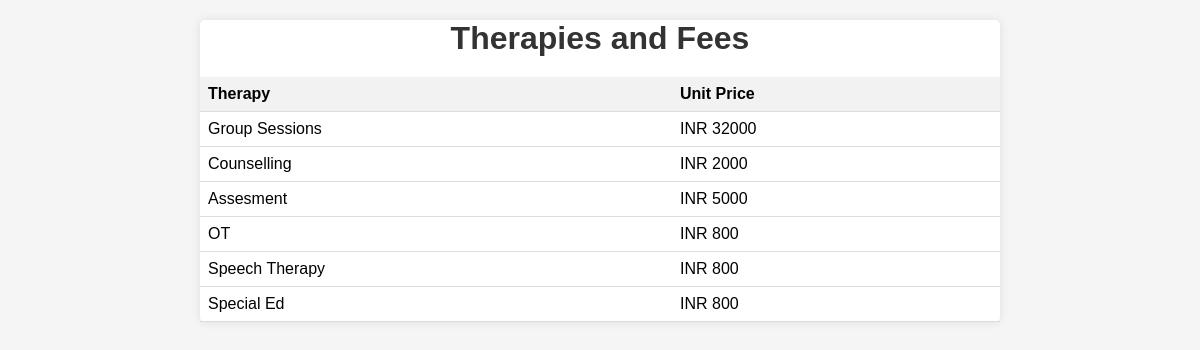
The app's page /therapies_and_fees.php (signed in) with its own data.
### tables this page shows
CREATE TABLE `therapies` (
  `therapy_id` int(11) NOT NULL,
  `service_description` varchar(300) NOT NULL,
  `unit_price` decimal(10,0) NOT NULL
);

### therapies_and_fees.php (the view, shortened to what this page needs)
<!DOCTYPE html>
<html lang="en">
<head>
</head>
<body>
    <div class="container">
        <h1>Therapies and Fees</h1>
        <table>
            <thead>
                <tr>
                    <th>Therapy</th>
                    <th>Unit Price</th>
                </tr>
            </thead>
            <tbody>
                <?php
                $servername = "localhost";
                $username = "root";
                $password = "";
                $dbname = "nidhi_students";
                $conn = new mysqli($servername, $username, $password, $dbname);
                $sql = "SELECT service_description, unit_price FROM therapies";
                $result = $conn->query($sql);
                if ($result->num_rows > 0) {
                    while($row = $result->fetch_assoc()) {
                        echo "<tr>";
                        echo "<td>" . $row["service_description"] . "</td>";
                        echo "<td>INR " . $row["unit_price"] . "</td>";
                        echo "</tr>";
                    }
                } else {
                    echo "<tr><td colspan='2'>No therapies found</td></tr>";
                }
                ?>
            </tbody>
        </table>
    </div>
</body>
</html>

### therapies_and_fees.php (style rules this page uses)
body { font-family: Arial, sans-serif; background-color: #f5f5f5; margin: 0; padding: 0; }
.container { max-width: 800px; margin: 20px auto; background-color: #fff; border-radius: 5px; box-shadow: 0 0 10px rgba(0,0,0,0.1); }
h1 { text-align: center; color: #333; margin-top: 20px; margin-bottom: 20px; }
table { width: 100%; border-collapse: collapse; margin-top: 20px; }
th, td { padding: 8px; border-bottom: 1px solid #ddd; text-align: left; }
th { background-color: #f2f2f2; }

### records on screen
therapies: service_description "Group Sessions", unit_price "32000"
therapies: service_description "Counselling", unit_price "2000"
therapies: service_description "Assesment", unit_price "5000"
therapies: service_description "OT", unit_price "800"
therapies: service_description "Speech Therapy", unit_price "800"
therapies: service_description "Special Ed", unit_price "800"
